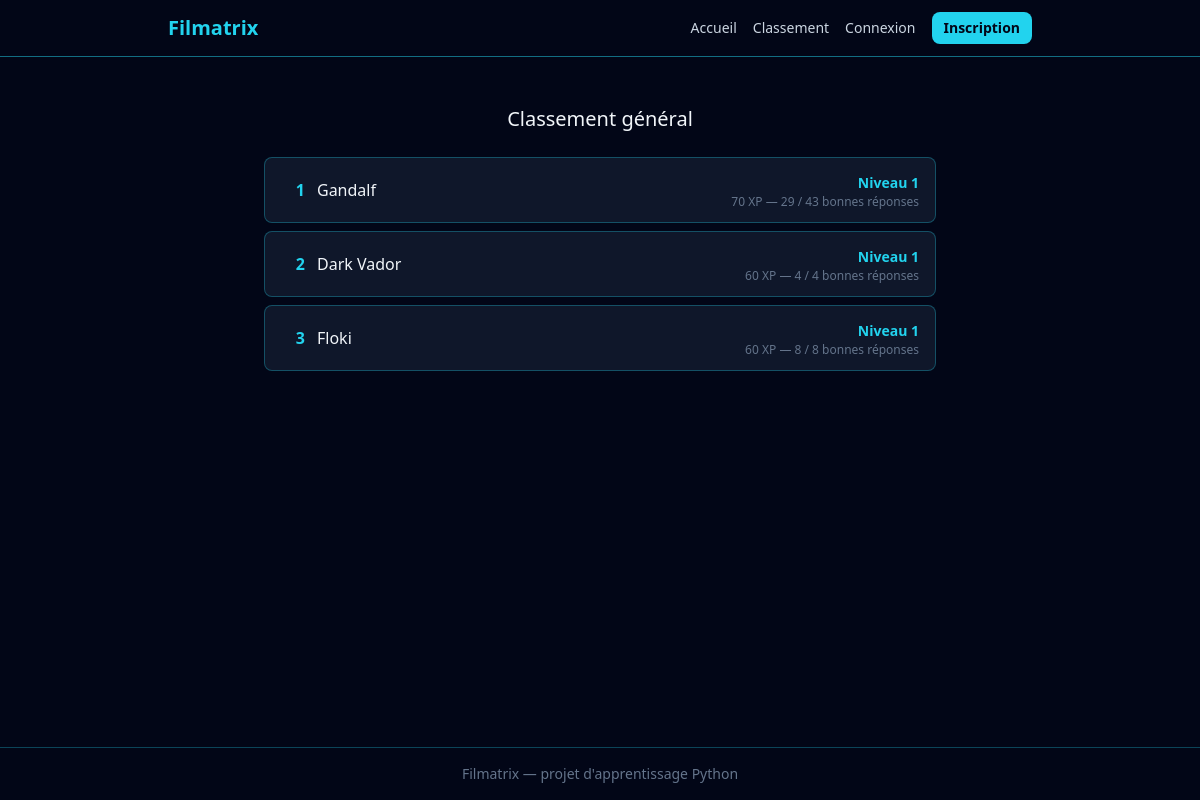
The page /classement on the database as committed earlier.
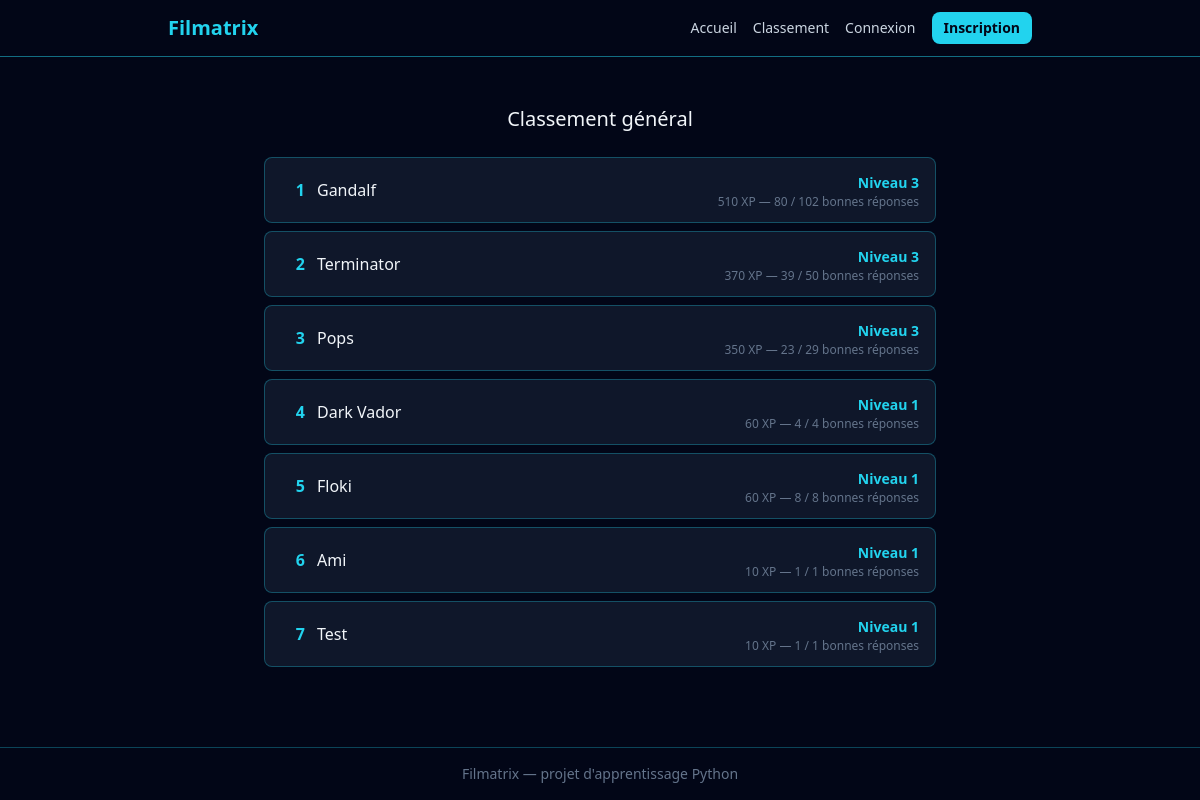
The same page on the database as committed later.
### src/models.py (models this page shows, shortened)
class User(db.Model, UserMixin):
    __tablename__ = "users"
    id = db.Column(db.Integer, primary_key=True)
    username = db.Column(db.String(50), unique=True, nullable=False)
    email = db.Column(db.String(120), unique=True, nullable=False)
    password_hash = db.Column(db.String(255), nullable=False)
    total_xp = db.Column(db.Integer, nullable=False, default=0)
    coins = db.Column(db.Integer, nullable=False, default=0)
    equipped_title = db.Column(db.String(50), nullable=True)
    is_admin = db.Column(db.Boolean, nullable=False, default=False)
    avatar = db.Column(db.String(10), nullable=True)
    bio = db.Column(db.String(280), nullable=True)

### app.py (the view)
    @app.route("/classement")
    def leaderboard() -> str:
        results = (
                db.session.query(
                    User.id,
                    User.username,
                    User.total_xp,
                    func.count(Attempt.id).label("total"),
                    func.sum(db.case((Attempt.is_correct, 1), else_=0)).label("correct"),
                )
                .join(Attempt, Attempt.user_id == User.id)
                .group_by(User.id)
                .order_by(User.total_xp.desc())
                .all()
            )
        leaderboard_entries = []
        for result in results:
            level_info = calculate_level(result.total_xp)
            friendship_status = None
            if current_user.is_authenticated and current_user.id != result.id:
                friendship = get_friendship_between(current_user.id, result.id)
                if friendship is not None:
                    friendship_status = friendship.status
            leaderboard_entries.append(
                    {
                        "user_id": result.id,
                        "username": result.username,
                        "total_xp": result.total_xp,
                        "level": level_info["level"],
                        "total": result.total,
                        "correct": result.correct,
                        "friendship_status": friendship_status,
                        }
                )
        return render_template("classement.html", results=leaderboard_entries)

### app.py (called while the page is built)
def calculate_level(total_xp: int) -> dict:
        level = 1
        xp_for_next_level = 100
        xp_already_spent = 0
        while total_xp - xp_already_spent >= xp_for_next_level:
            xp_already_spent += xp_for_next_level
            level += 1
            xp_for_next_level = 100 * level
        xp_in_current_level = total_xp - xp_already_spent
        return {
            "level": level,
            "xp_in_current_level": xp_in_current_level,
            "xp_for_next_level": xp_for_next_level,
            }

### templates/classement.html (shortened to what this page needs)
{% extends "base.html" %}
{% block content %}
<div class="max-w-2xl mx-auto mt-8">
    <h2 class="text-xl mb-6 text-center">Classement général</h2>
    {% if results %}
    <div class="flex flex-col gap-2">
        {% for result in results %}
        <div class="flex items-center justify-between bg-slate-900 border border-cyan-400/30 rounded-lg px-4 py-3">
            <div class="flex items-center gap-3">
                <span class="text-cyan-400 font-bold w-6 text-right">{{ loop.index }}</span>
                <span>{{ result.username }}</span>
            </div>
            <div class="text-right flex items-center gap-3">
                <div>
                    <span class="text-cyan-400 font-bold text-sm">Niveau {{ result.level }}</span>
                    <p class="text-slate-500 text-xs">{{ result.total_xp }} XP — {{ result.correct }} / {{ result.total }} bonnes réponses</p>
                </div>
            </div>
        </div>
        {% endfor %}
    </div>
    {% else %}
    <p class="text-slate-500 text-center">Aucune partie jouée pour le moment.</p>
    {% endif %}
</div>
{% endblock %}

### templates/base.html (shortened to what this page needs)
<!DOCTYPE html>
<html lang="fr">
<head>
    <link rel="stylesheet" href="{{ url_for('static', filename='css/output.css') }}">
</head>
<body class="bg-slate-950 text-slate-100 min-h-screen flex flex-col">
    <header class="border-b border-cyan-400/50">
    <nav class="max-w-4xl mx-auto px-4 py-3">
        <div class="flex items-center justify-between">
            <a href="{{ url_for('home') }}" class="text-xl font-bold text-cyan-400">
                Filmatrix
            </a>
            <div class="flex items-center gap-4">
                <div class="hidden md:flex items-center gap-4 text-sm">
                    <a href="{{ url_for('home') }}" class="text-slate-300 hover:text-cyan-400 transition">Accueil</a>
                    <a href="{{ url_for('leaderboard') }}" class="text-slate-300 hover:text-cyan-400 transition">Classement</a>
                    {% if current_user.is_authenticated %}
                        <a href="{{ url_for('profile') }}" class="text-slate-300 hover:text-cyan-400 transition">Mon profil</a>
                        <a href="{{ url_for('friends_list') }}" class="text-slate-300 hover:text-cyan-400 transition">Amis</a>
                        <a href="{{ url_for('shop') }}" class="text-slate-300 hover:text-cyan-400 transition">Boutique</a>
                        {% if current_user.is_admin %}
                            <a href="{{ url_for('admin_questions_list') }}" class="text-amber-400 hover:text-amber-300 transition">Admin</a>
                        {% endif %}
                        <a href="{{ url_for('logout') }}" class="text-slate-300 hover:text-cyan-400 transition">Déconnexion</a>
                    {% else %}
                        <a href="{{ url_for('login') }}" class="text-slate-300 hover:text-cyan-400 transition">Connexion</a>
                        <a href="{{ url_for('register') }}" class="bg-cyan-400 hover:bg-cyan-300 text-slate-950 font-bold px-3 py-1.5 rounded-lg transition">Inscription</a>
                    {% endif %}
                </div>
            </div>
        </div>
    </nav>
</header>
    <main class="flex-1 p-4">
        {% block content %}{% endblock %}
    </main>
    <footer class="border-t border-cyan-400/30 text-center text-slate-500 text-sm py-4">
        Filmatrix — projet d'apprentissage Python
    </footer>
</body>
</html>

Rows that differ between the two databases and show on the page:
changed User "Gandalf": level "1" → "3"; total_xp "70" → "510"; correct "29" → "80"; total "43" → "102"
added User: username "Terminator", level "3", total_xp "370", correct "39", total "50"
added User: username "Pops", level "3", total_xp "350", correct "23", total "29"
added User: username "Ami", level "1", total_xp "10", correct "1", total "1"
added User: username "Test", level "1", total_xp "10", correct "1", total "1"
